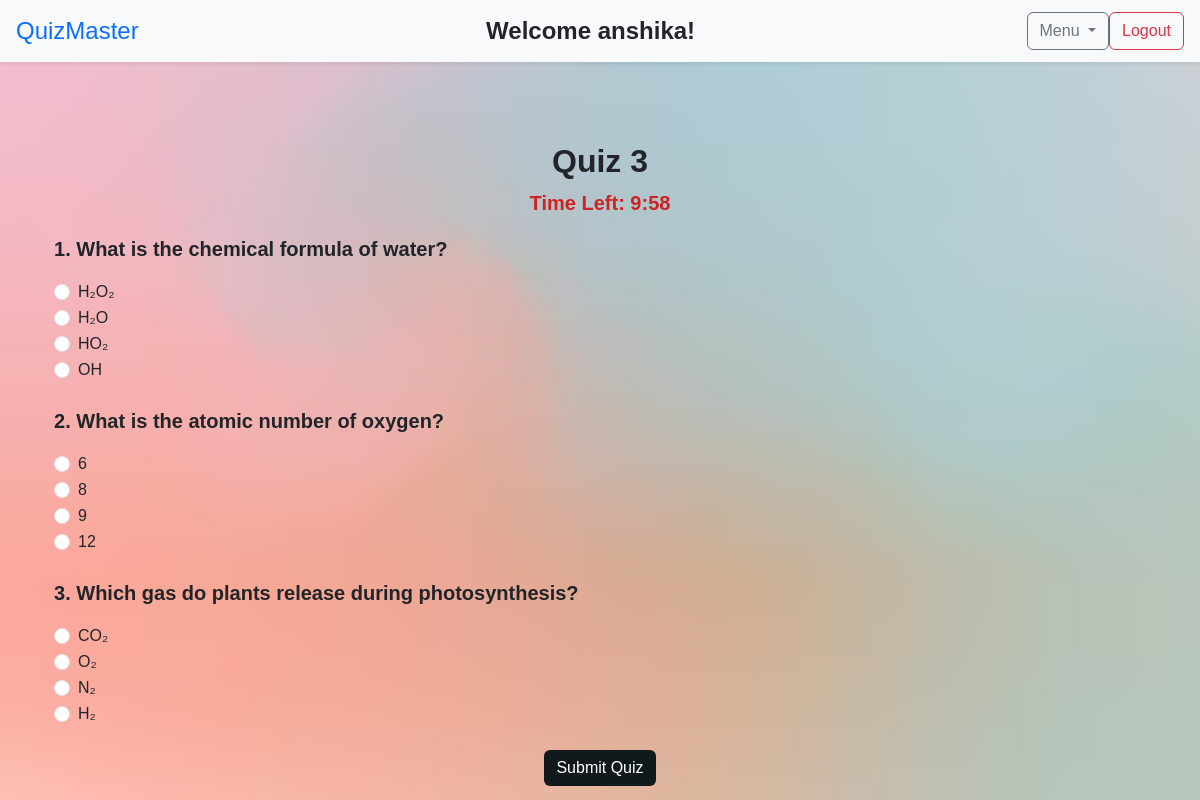
Screenshot of /quiz_start?quiz_id=3 (signed in) with the database file from the repository.
### models/user.py (models this page shows, shortened)
class User(db.Model, UserMixin):
    id = db.Column(db.Integer, primary_key=True)
    username = db.Column(db.String(100), unique=True, nullable=False)
    password = db.Column(db.String(100), nullable=False)
    fullname = db.Column(db.String(100), nullable=False)
    role = db.Column(db.String(50), default='user')
    qualification = db.Column(db.String(100), nullable=False)
    dob = db.Column(db.Date, nullable=False)
    is_active = db.Column(db.Boolean, default=True)  # if user is active or not
    scores = db.relationship('Score', back_populates='user')  # this scores will fetch all the score related to the particular user
    time_stamp = db.Column(db.DateTime, default=lambda: datetime.now(), nullable=False) #lambda current time

### models/quiz.py (models this page shows)
class Quiz(db.Model):
    id = db.Column(db.Integer, primary_key=True)
    quiz_title = db.Column(db.String(100), nullable=False)
    chapter_id = db.Column(db.Integer, db.ForeignKey('chapter.id'), nullable=False)
    date_of_quiz = db.Column(db.Date, nullable=False)
    time_of_quiz = db.Column(db.Time, nullable=False)
    remarks = db.Column(db.String(1000), nullable=False)
    duration = db.Column(db.Integer, nullable=False)
    chapter = db.relationship('Chapter', back_populates='quizzes')
    questions = db.relationship('Question', back_populates='quiz', cascade="all, delete-orphan")
    scores = db.relationship('Score', back_populates='quiz', cascade="all, delete-orphan")

### models/question.py (models this page shows)
class Question(db.Model):
    id = db.Column(db.Integer, primary_key=True)
    quiz_id = db.Column(db.Integer, db.ForeignKey('quiz.id'), nullable=False)
    question_title = db.Column(db.String(100), nullable=False)
    question_statement = db.Column(db.String(300), nullable=False)
    option1 = db.Column(db.String(400), nullable=True)
    option2 = db.Column(db.String(400), nullable=True)
    option3 = db.Column(db.String(400), nullable=True)
    option4 = db.Column(db.String(400), nullable=True)
    correct_answer = db.Column(db.String(400), nullable=False)
    quiz = db.relationship('Quiz', back_populates='questions')

### controllers/user.py (the view, shortened to what this page needs)
@user_bp.route('/quiz_start', methods=['GET', 'POST'])
@login_required
def quiz_start():
    quiz_id=request.args.get('quiz_id')
    if quiz_id is None:
        return redirect(url_for('user.view_quiz'))
    quiz=Quiz.query.get(quiz_id)
    if not quiz:
        flash("Quiz not found", "danger")
        return redirect(url_for('user.view_quiz'))
    questions=Question.query.filter_by(quiz_id=quiz.id).all()
    time=quiz.time_of_quiz.hour*60+quiz.time_of_quiz.minute
    return render_template('user/quiz_start.html', quiz=quiz, questions=questions, time=time, user=current_user)

### app.py (called while the page is built)
def create_app():
    app = Flask(__name__)
    app.config['SECRET_KEY'] = 'app123'
    app.config['SQLALCHEMY_DATABASE_URI'] = 'sqlite:///mentiquiz.db'
    app.config['SQLALCHEMY_TRACK_MODIFICATIONS'] = False
    app.config['CHART_FOLDER'] = os.path.join(app.root_path, 'static', 'charts')
    os.makedirs(app.config['CHART_FOLDER'], exist_ok=True)
    db.init_app(app)
    login_manager = LoginManager()
    login_manager.init_app(app)
    login_manager.login_view = "auth.login"
    @login_manager.user_loader
    def load_user(user_id):
        return db.session.get(User,int(user_id))
    app.register_blueprint(auth_bp)
    app.register_blueprint(admin_bp)
    app.register_blueprint(user_bp)
    with app.app_context():
        db.create_all()
        create_admin()
    return app

### templates/user/quiz_start.html (shortened to what this page needs)
{% extends "base_user.html" %}
{% block navbar_user %}
{% include "navbar_user.html" %}
{% endblock %}
{% block content %}
    <div class="container mt-4">
        <h2 class="text-center text-dark  fw-bold">{{ quiz.quiz_title }}</h2>
        <div class="text-center mb-3">
            <span class="timer ">Time Left: <span id="timer"></span></span>
        </div>
        <form action="{{ url_for('user.quiz_start', quiz_id=quiz.id) }}" method="POST" id="quiz-start-form" data-duration="{{ time }}">
            {% for question in questions %}
            <div class="question mb-4">
                <p class="fw-bold text-dark fs-5">{{ loop.index }}. {{ question.question_statement }}</p>
                <div class="form-check">
                    <input class="form-check-input" type="radio" name="question-{{ question.id }}" id="q{{ question.id }}-opt1" value="1">
                    <label class="form-check-label text-dark " for="q{{ question.id }}-opt1">{{ question.option1 }}</label>
                </div>
                <div class="form-check">
                    <input class="form-check-input" type="radio" name="question-{{ question.id }}" id="q{{ question.id }}-opt2" value="2">
                    <label class="form-check-label text-dark" for="q{{ question.id }}-opt2">{{ question.option2 }}</label>
                </div>
                <div class="form-check">
                    <input class="form-check-input" type="radio" name="question-{{ question.id }}" id="q{{ question.id }}-opt3" value="3">
                    <label class="form-check-label text-dark" for="q{{ question.id }}-opt3">{{ question.option3 }}</label>
                </div>
                <div class="form-check">
                    <input class="form-check-input" type="radio" name="question-{{ question.id }}" id="q{{ question.id }}-opt4" value="4">
                    <label class="form-check-label text-dark" for="q{{ question.id }}-opt4">{{ question.option4 }}</label>
                </div>
            </div>
            {% endfor %}
            <div class="text-center">
                <button type="submit" class="btn btn-primary">Submit Quiz</button>
            </div>
        </form>
    </div>
{% endblock %}

### templates/navbar_user.html (shortened to what this page needs)
<nav class="navbar navbar-expand-lg navbar-light bg-light shadow-sm px-3 ">
   <a class="navbar-brand text-primary font-weight-bold fs-4" href="{{ url_for('user.user_dashboard') }}">QuizMaster</a>
   <div class="mx-auto">
       <span class="navbar-text text-dark fw-bold fs-4  ">
           Welcome {{ user.username }}!
       </span>
   </div>
   <div class="dropdown ml-auto">
       <button class="btn btn-outline-secondary dropdown-toggle" type="button" data-bs-toggle="dropdown" aria-haspopup="true" aria-expanded="false">
           Menu
       </button>
   </div>
   <a href="{{ url_for('auth.logout') }}" class="btn btn-outline-danger ml-2">Logout</a>
</nav>

### static/css/style.css (style rules this page uses)
body { background-image: url("/static/images/background.avif"); background-size: cover; background-repeat: no-repeat; color: rgb(54, 51, 51); margin: 0; padding: 0; font-family: Arial, sans-serif; overflow-x: hidden; background-attachment: fixed; width: 100vw; }
.container { margin-top: 80px; width: 100%; }
.btn-primary { background: #11191d; border: none; }
.timer { font-size: 20px; font-weight: bold; color: rgb(204, 35, 35); margin-bottom: 10px; }

### rows the page displays
User: username "anshika"
Quiz: quiz_title "Quiz 3"
Question: question_statement "What is the chemical formula of water?", option1 "H₂O₂", option2 "H₂O", option3 "HO₂", option4 "OH"
Question: question_statement "What is the atomic number of oxygen?", option1 "6", option2 "8", option3 "9", option4 "12"
Question: question_statement "Which gas do plants release during photosynthesis?", option1 "CO₂", option2 "O₂", option3 "N₂", option4 "H₂"
